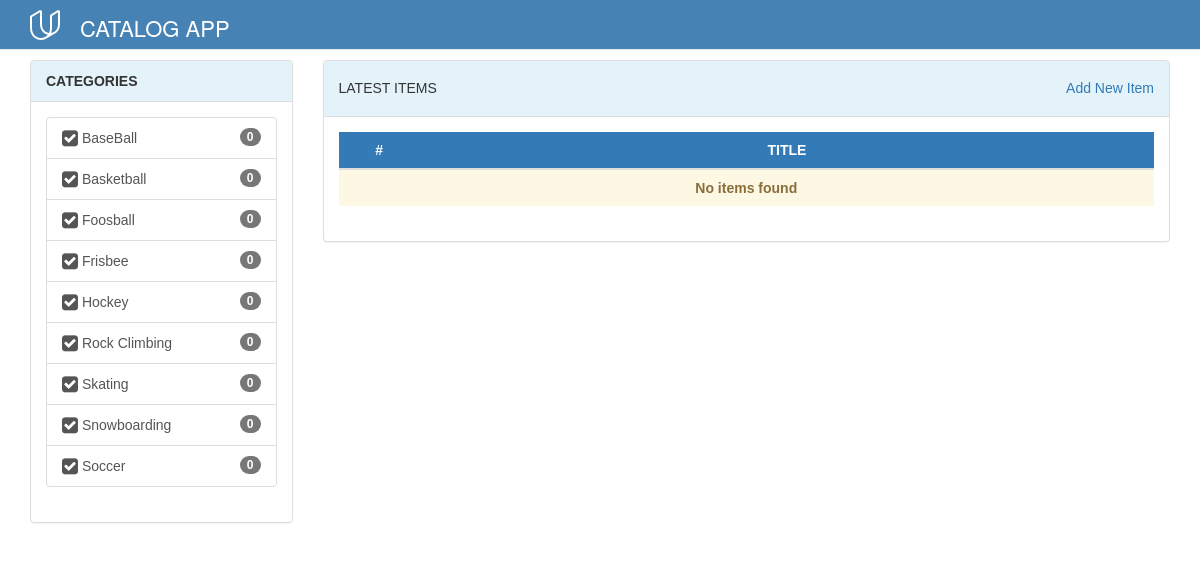
/catalog, run on the app's committed database.
### database_setup.py (models this page shows, shortened)
class Category(Base):
    __tablename__ = 'category'
    id = Column(Integer, primary_key=True)
    name = Column(String(80), nullable=False)
    date = Column(DateTime,
                  default=datetime.datetime.now(),
                  onupdate=datetime.datetime.now()
                  )

### project.py (the view, shortened to what this page needs)
@app.route('/catalog', methods=['GET', 'POST'])
def getHomePage():
    try:
        user = catalog_session['username']
        authid = catalog_session['authid']
    except KeyError:
        user = None
        authid = ''
    if (request.method == 'GET'):
        STATE = ''.join(random.choice(string.ascii_uppercase +
                                      string.digits) for x in range(32))
        catalog_session['state'] = STATE
        latest_items = queryitems('latest')
        categories = queryitems('categories')
        return render_template(
            'home.html',
            categories=categories,
            items=latest_items,
            category_names='',
            user=user,
            authid=authid,
            STATE=STATE,
            itemscount=len(latest_items)
        )

### templates/home.html (shortened to what this page needs)
<!DOCTYPE html>
<html lang="en">
<head>
  <link rel="stylesheet" href="https://maxcdn.bootstrapcdn.com/bootstrap/3.3.6/css/bootstrap.min.css">
  <link rel=stylesheet type=text/css href="{{ url_for('static', filename='styles.css') }}">
  <link rel=stylesheet type=text/css href="https://maxcdn.bootstrapcdn.com/font-awesome/4.7.0/css/font-awesome.min.css">
</head>
<body class="fullbleed layout vertical">
  <nav class="navbar navbar-default navbar-fixed-top">
    <div class="container">
      <div class="navbar-header">
        <div id="divLogo">
          <a class="pull-right" href="/">
            <span>
          </span>
            <span class="divLogoText pull-right" >CATALOG APP</span>
             </a>
        </div>
      </div>
      <div class="navbar-collapse collapse">
      </div>
    </div>
  </nav>
  <div class="container">
    <div class="row">
      <div class="col-md-3">
        <div class="panel panel-default">
          <div class="panel-heading"><span class="text-center">CATEGORIES</span>
          </div>
          <div class="panel-body">
            <div class="list-group">
              {% for category in categories %}
              <a class="list-group-item" href="{{ url_for('getCategoryItems', category_name=category.name) }}">
            <i class="fa fa-check-square fa-lg"></i>
            {{ category.name  }}
            <span class="badge badge-default badge-pill">{{ category.conta }} </span>
          </a> {% endfor %}
            </div>
          </div>
        </div>
      </div>
      <div class="col-md-9">
        <div class="panel panel-default">
          <div class="panel-heading">
            <h5>LATEST ITEMS <span class="pull-right"><a href="{{ url_for('getCreateItem') }}"> Add New Item </a></span></h5>
          </div>
          <div class="panel-body">
            <table class="table table-striped table-hover table-users">
              <thead>
                <tr class="bg-primary">
                  <th class="col-lg-1 text-center">#</th>
                  <th class="col-lg-9 text-center">TITLE</th>
                </tr>
              </thead>
              <tbody>
                {% if itemscount==0 %}
                <tr>
                  <td class="text-center alert-warning" colspan="4"><b>No items found</b>
                  </td>
                </tr>
                {% endif %}
              </tbody>
            </table>
          </div>
        </div>
      </div>
    </div>
  </div>
</body>
</html>

### static/styles.css (style rules this page uses)
body > .container { padding-top: 60px; color: #212121; font-family: Verdana, Geneva, Tahoma, sans-serif; }
.navbar-default { background-color: #4682B4; }
.panel-default>.panel-heading { font-weight: bold; background-color: #E3F3F9; }
#divLogo { padding-top: 10px; }
.divLogoText { padding-top: 2px; color: #FFFFFF; font-size: 22px; }

### data on the page
Category: name "BaseBall", conta "0"
Category: name "Basketball", conta "0"
Category: name "Foosball", conta "0"
Category: name "Frisbee", conta "0"
Category: name "Hockey", conta "0"
Category: name "Rock Climbing", conta "0"
Category: name "Skating", conta "0"
Category: name "Snowboarding", conta "0"
Category: name "Soccer", conta "0"
